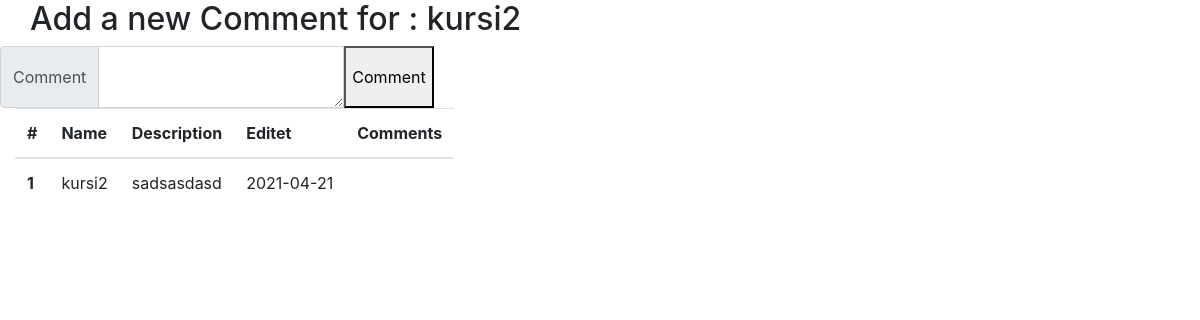
Before: /course/comments/1 with the older database file.
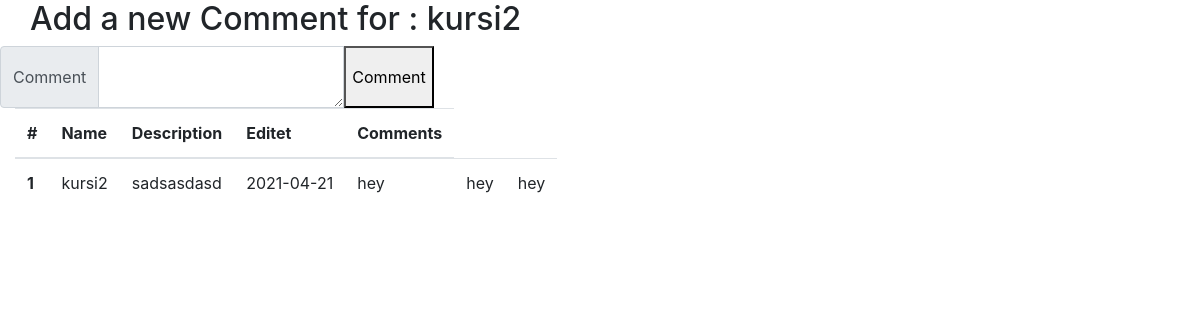
After: the same page with the newer database file.
### coursesapp2/models.py (models this page shows)
class Comment(models.Model):
    comment = models.TextField()
    course = models.ForeignKey(Course, related_name = 'comments', on_delete = models.CASCADE )
    created_at = models.DateTimeField(auto_now_add = True)
    updated_at= models.DateTimeField(auto_now = True)

### coursesapp2/views.py (the view)
# urls.py: path('course/comments/<str:id>', views.comments),
def comments(request,id):
    course2=Course.objects.get(desc_id=id)
    comment=course2.comments.all()
    context = {
        "id" : id,
        "course2":course2,
        "course" : Course.objects.get(desc_id=id),
        "comments": comment,
    }
    return render(request,"comments.html", context)

### coursesapp2/templates/comments.html (shortened to what this page needs)
<!DOCTYPE html>
<html lang="en">
<head>
    <link rel="stylesheet" href="https://stackpath.bootstrapcdn.com/bootstrap/4.1.3/css/bootstrap.min.css">
</head>
<body>
    <div class="container">
        <div class="row"><h2>Add a new Comment for : {{course.name}}</h2></div>
            <div class="row">
                <form action="/course/comments/{{course.desc.id}}/create" method="POST">
                    <div class="input-group">
                        <div class="input-group-prepend">
                          <span class="input-group-text">Comment</span>
                        </div>
                        <textarea id="comment" name="comment" class="form-control" aria-label="comment"></textarea>
                        <button type="submit" >Comment</button>
                    </form>
                    </div>
            </div>
        <div class="row">
            <div class="row">
                <table class="table">
                    <thead>
                      <tr>
                        <th scope="col">#</th>
                        <th scope="col">Name</th>
                        <th scope="col">Description</th>
                        <th scope="col">Editet</th>
                        <th scope="col">Comments</th>
                      </tr>
                    </thead>
                    <tbody>
                      <tr>
                        <th scope="row">{{ course.desc.id }}</th>
                        <td>{{ course.name }}</td>
                        <td>{{ course.desc.desc }}</td>
                        <td>{{course.desc.updated_at|date:'Y-m-d' }}</td>
                        {% for comment in course2.comments.all %}
                        <td>{{ comment.comment }}</td>
                        {% endfor %}
                      </tr>
                    </tbody>
                  </table>
            </div>
        </div>
</body>
</html>

Changed rows visible on the page:
added Comment: comment "hey"
added Comment: comment "hey"
added Comment: comment "hey"
